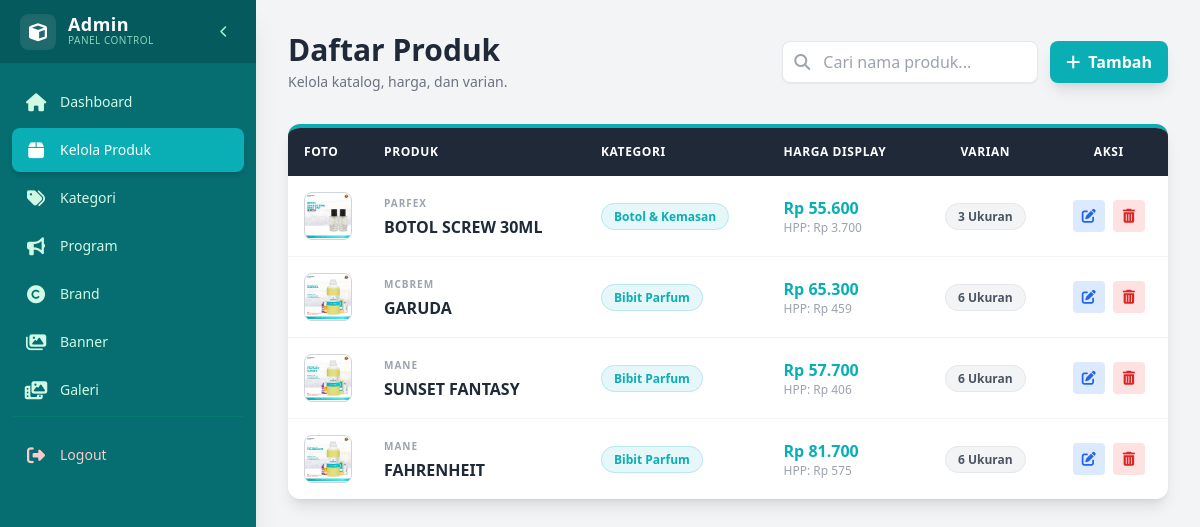
The app's page /admin/produk.php (signed in) with its own data.
### tables this page shows
CREATE TABLE `products` (
  `id` int(11) NOT NULL AUTO_INCREMENT,
  `nama_produk` varchar(100) DEFAULT NULL,
  `deskripsi` text DEFAULT NULL,
  `kategori` enum('parfum','botol','bahan') NOT NULL,
  `harga_modal` decimal(10,2) DEFAULT NULL,
  `harga_jual` decimal(10,2) DEFAULT NULL,
  `stok` int(11) DEFAULT 0,
  `foto` varchar(255) DEFAULT NULL,
  `is_best_seller` tinyint(1) DEFAULT 0,
  `created_at` timestamp NOT NULL DEFAULT current_timestamp(),
  `jumlah_klik` int(11) DEFAULT 0,
  `brand_id` int(11) DEFAULT NULL,
  `category_id` int(11) DEFAULT NULL,
  `hpp_modal` decimal(15,2) DEFAULT 0.00,
  PRIMARY KEY (`id`)
);

CREATE TABLE `brands` (
  `id` int(11) NOT NULL AUTO_INCREMENT,
  `nama_brand` varchar(50) NOT NULL,
  PRIMARY KEY (`id`)
);

CREATE TABLE `categories` (
  `id` int(11) NOT NULL AUTO_INCREMENT,
  `nama_kategori` varchar(50) NOT NULL,
  `tipe_hitung` enum('volume','qty') NOT NULL,
  PRIMARY KEY (`id`)
);

### admin/produk.php (the view, shortened to what this page needs)
<?php
include '../config/koneksi.php';
$query_sql = "SELECT p.*,
                     b.nama_brand,
                     c.nama_kategori,
                     (SELECT COUNT(*) FROM product_variants WHERE product_id = p.id) as total_varian,
                     -- Ambil harga terendah dari varian jika harga jual induk 0
                     (SELECT MIN(harga_jual) FROM product_variants WHERE product_id = p.id) as harga_terendah_varian
              FROM products p
              LEFT JOIN brands b ON p.brand_id = b.id
              LEFT JOIN categories c ON p.category_id = c.id
              ORDER BY p.id DESC";
$query = mysqli_query($conn, $query_sql);
?>
<!DOCTYPE html>
<html lang="id">
<head>
    <script src="https://cdn.tailwindcss.com"></script>
    <link rel="stylesheet" href="https://cdnjs.cloudflare.com/ajax/libs/font-awesome/6.4.0/css/all.min.css">
</head>
<body class="bg-gray-100 flex h-screen overflow-hidden">
    <?php include 'sidebar_menu.php'; ?>
    <main class="flex-1 overflow-x-hidden overflow-y-auto bg-gray-100 p-6 md:p-8">
        <div class="flex flex-col md:flex-row justify-between items-center mb-8 gap-4">
            <div>
                <h1 class="text-3xl font-bold text-gray-800">Daftar Produk</h1>
                <p class="text-gray-500 text-sm mt-1">Kelola katalog, harga, dan varian.</p>
            </div>
            <div class="flex gap-3 w-full md:w-auto">
                <div class="relative w-full md:w-64">
                    <span class="absolute inset-y-0 left-0 flex items-center pl-3">
                        <i class="fas fa-search text-gray-400"></i>
                    </span>
                    <input type="text" id="searchInput" onkeyup="cariTabel()" placeholder="Cari nama produk..."
                           class="w-full pl-10 pr-4 py-2 border rounded-lg focus:ring-2 focus:ring-primary focus:outline-none transition shadow-sm">
                </div>
                <a href="tambah_produk.php" class="bg-primary hover:bg-primaryHover text-white px-4 py-2 rounded-lg font-bold shadow-lg transition flex items-center gap-2 whitespace-nowrap">
                    <i class="fas fa-plus"></i> Tambah
                </a>
            </div>
        </div>
        <div class="bg-white rounded-xl shadow-lg overflow-hidden border-t-4 border-primary">
            <div class="overflow-x-auto">
                <table class="w-full text-left border-collapse" id="tabelProduk">
                    <thead class="bg-gray-800 text-white uppercase text-xs font-bold tracking-wider">
                        <tr>
                            <th class="p-4 w-16">Foto</th>
                            <th class="p-4">Produk</th>
                            <th class="p-4">Kategori</th>
                            <th class="p-4">Harga Display</th>
                            <th class="p-4 text-center">Varian</th>
                            <th class="p-4 text-center">Aksi</th>
                        </tr>
                    </thead>
                    <tbody class="divide-y divide-gray-100 text-sm text-gray-700">
                        <?php if(mysqli_num_rows($query) > 0): ?>
                            <?php while($row = mysqli_fetch_assoc($query)):
                                $harga_final = ($row['harga_jual'] > 0) ? $row['harga_jual'] : $row['harga_terendah_varian'];
                                $hpp_tampil = ($row['hpp_modal'] > 0) ? 'Rp '.number_format($row['hpp_modal'], 0, ',', '.') : '<span class="text-red-500">Belum Set</span>';
                            ?>
                            <tr class="hover:bg-primary/5 transition item-row">
                                <td class="p-4 align-middle">
                                    <div class="w-12 h-12 rounded-lg bg-gray-200 overflow-hidden border border-gray-300">
                                        <?php if(!empty($row['foto'])): ?>
                                            <img src="../assets/img/<?= $row['foto'] ?>" class="w-full h-full object-cover">
                                        <?php else: ?>
                                            <div class="flex items-center justify-center h-full text-gray-400"><i class="fas fa-image"></i></div>
                                        <?php endif; ?>
                                    </div>
                                </td>
                                <td class="p-4 align-middle">
                                    <div class="flex flex-col">
                                        <span class="text-[10px] font-bold text-gray-400 uppercase tracking-widest mb-0.5">
                                            <?= $row['nama_brand'] ?? 'No Brand' ?>
                                        </span>
                                        <span class="font-bold text-gray-800 text-base nama-produk">
                                            <?= $row['nama_produk'] ?>
                                        </span>
                                    </div>
                                </td>
                                <td class="p-4 align-middle">
                                    <span class="bg-primary/10 text-primary px-3 py-1 rounded-full text-xs font-bold border border-primary/20">
                                        <?= $row['nama_kategori'] ?? 'Umum' ?>
                                    </span>
                                </td>
                                <td class="p-4 align-middle">
                                    <div class="flex flex-col">
                                        <span class="font-bold text-primary text-base">
                                            Rp <?= number_format($harga_final, 0, ',', '.') ?>
                                        </span>
                                        <span class="text-xs text-gray-400">
                                            HPP: <?= $hpp_tampil ?>
                                        </span>
                                    </div>
                                </td>
                                <td class="p-4 align-middle text-center">
                                    <span class="bg-gray-100 text-gray-600 px-3 py-1 rounded-full text-xs font-bold border border-gray-200">
                                        <?= $row['total_varian'] ?> Ukuran
                                    </span>
                                </td>
                                <td class="p-4 align-middle text-center">
                                    <div class="flex justify-center gap-2">
                                        <a href="edit_produk.php?id=<?= $row['id'] ?>" class="w-8 h-8 flex items-center justify-center bg-blue-100 text-blue-600 rounded hover:bg-blue-600 hover:text-white transition" title="Edit">
                                            <i class="fas fa-edit"></i>
                                        </a>
                                        <a href="hapus.php?id=<?= $row['id'] ?>" onclick="return confirm('Hapus produk ini beserta variannya?')" class="w-8 h-8 flex items-center justify-center bg-red-100 text-red-600 rounded hover:bg-red-600 hover:text-white transition" title="Hapus">
                                            <i class="fas fa-trash-alt"></i>
                                        </a>
                                    </div>
                                </td>
                            </tr>
                            <?php endwhile; ?>
                        <?php endif; ?>
                    </tbody>
                </table>
            </div>
        </div>
    </main>
</body>
</html>

### records on screen
products: foto (picture), brand.nama_brand "PARFEX", nama_produk "BOTOL SCREW 30ML", category.nama_kategori "Botol & Kemasan", harga_final "55.600", hpp_modal "3.700", total_varian "3"
products: foto (picture), brand.nama_brand "MCBREM", nama_produk "GARUDA", category.nama_kategori "Bibit Parfum", harga_jual "65.300", hpp_modal "459", total_varian "6"
products: foto (picture), brand.nama_brand "MANE", nama_produk "SUNSET FANTASY", category.nama_kategori "Bibit Parfum", harga_jual "57.700", hpp_modal "406", total_varian "6"
products: foto (picture), brand.nama_brand "MANE", nama_produk "FAHRENHEIT", category.nama_kategori "Bibit Parfum", harga_jual "81.700", hpp_modal "575", total_varian "6"

### other values on screen
$label "Dashboard Kelola Produk Kategori Program Brand Banner Galeri"
